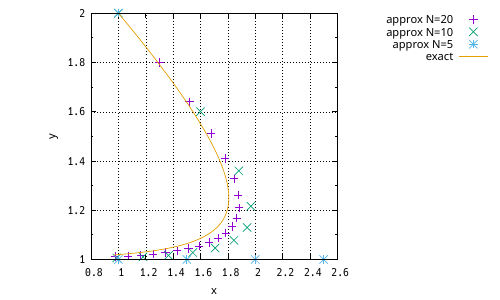

Source code (gnuplot):
set datafile separator ","
name = "1-1"
set terminal pdf enhanced
set output name.".pdf"

#set terminal pngcairo
#set output name.".png"

set parametric
set autoscale
set size square
set key
set key outside right
set key width 0
set grid
#set xr [0:3.5]
#set yr [-5.5:5.5]
#set mxtics 10
set trange [0:2]
set mytics
set xlabel "x"
set ylabel "y"
#set logscale x
set samples 12000

plot name."-20.csv" u 1:2 w p title "approx N=20", \
name."-10.csv" u 1:2 w p title "approx N=10", \
name."-5.csv" u 1:2 w p title "approx N=5", \
-2*exp(-2*t)-t+3, exp(-2*t)+1 w l title "exact"
